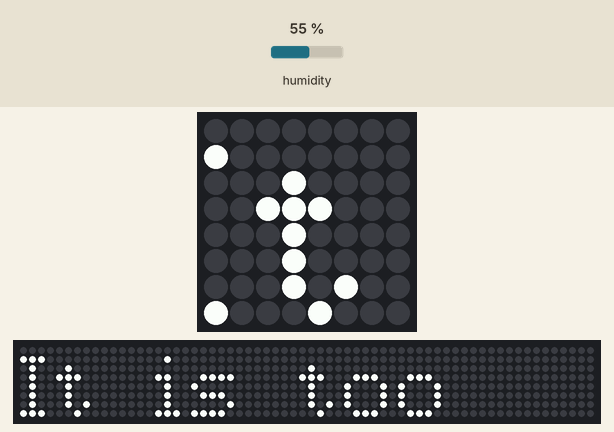
This program was run on a simulated Raspberry Pi (BCM pin numbers) with a Sense HAT. Parts: the Sense HAT's 8×8 RGB LED matrix, a strip that is not on the board, showing the scrolling text unrolled. Inputs (shaded band) come from the test bench; at power-on: humidity 55 %. The 64×8 strip is a reading aid, not a part: it shows the text the matrix is scrolling, unrolled, one strip-width of it at a time. At 2.8 s the program stops and its outputs stay as they are.

Above: at 0.48 s.
At 1.4 s:
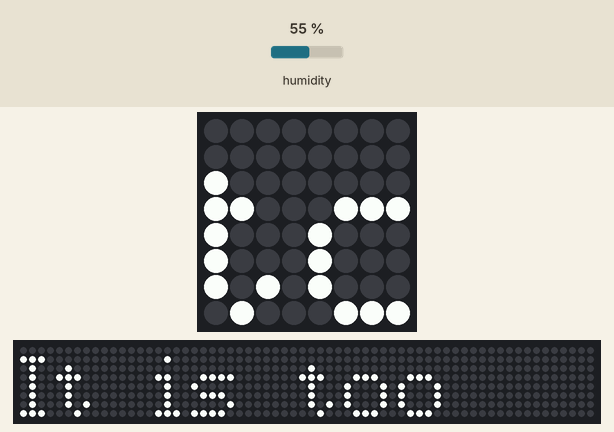
At 2.01 s:
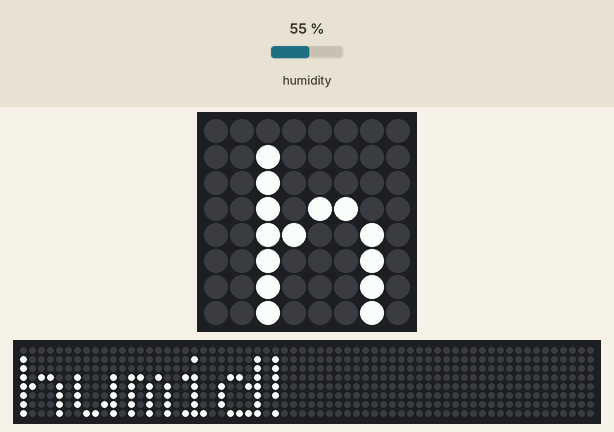
At 2.63 s:
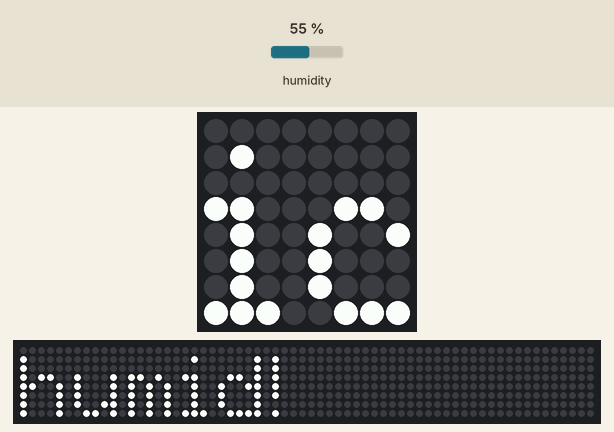

The program:

while_sentinel_control.py
```python
#while_sentinel_control.py
from time import sleep
from sense_hat import SenseHat

def main():
    sense = SenseHat()
    text_color = [255,0,255]
    back_color = [0,0,0]
    scroll_speed = 0.03

    h = sense.get_humidity() # priming read
    while h < 50:
        sense.show_message("Humidity = " + str(round(h,1)), \
                           scroll_speed,text_color,back_color)
        h = sense.get_humidity() # loop read
    sense.show_message("It is too humid!",scroll_speed)
main()
```
